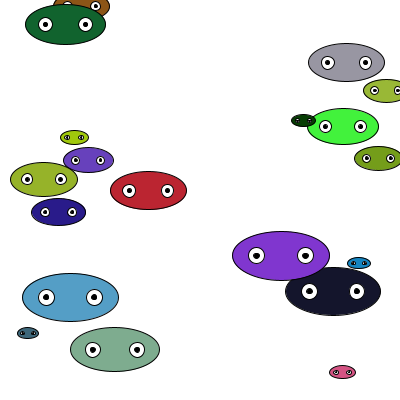
Frame 1 (no input)
Frame 60 (the mouse pressed at the canvas centre just before this capture): identical to frame 1, image omitted
Frame 120 (the mouse held since frame 60 and released just before this capture): identical to frame 1, image omitted

The Processing sketch that drew this single still picture (run headless with seeded random() and noise(); from frame 60 on, the mouse is pressed at the canvas centre):

// Processing sketch: processing_126717
// ── processing_126717.pde

class Coisa {
  float xpos,ypos,h;
  color cor;

  Coisa(float x, float y, float alt, color c){
    xpos = x; ypos = y; cor = c; h = alt;
  }

  void desenha(){
    fill(cor);
    ellipse(xpos,ypos,h*2,h);
    fill(255);
    ellipse(xpos-h/2,ypos,h/3,h/3);
    ellipse(xpos+h/2,ypos,h/3,h/3);
    fill(0);
    ellipse(xpos-h/2,ypos,h/9,h/9);
    ellipse(xpos+h/2,ypos,h/9,h/9);
  }
  void olhos(){
    fill(255);
    ellipse(xpos-h/2,ypos,2*h/3,2*h/3);
    ellipse(xpos+h/2,ypos,2*h/3,2*h/3);
    fill(0);
    ellipse(xpos-h/2,ypos,2*h/9,2*h/9);
    ellipse(xpos+h/2,ypos,2*h/9,2*h/9);
  }
  void lingua(){
    fill(255,0,0);
    ellipse(xpos,ypos+h/2,2*h/3/3,2*h/3/2);
  }
};

Coisa[] arrayCoisas = new Coisa[20];
float[][] pos = new float[20][2];
float[] alt = new float[20];
//float d;

void setup(){
  size(400,400);
  for(int i = 0; i <20; i++){
    alt[i] = random(10,50);
    color cor = color(random(0,255),random(0,255),random(0,255));
    pos[i][0] = random(0,400);
    pos[i][1] = random(0,400);
    arrayCoisas[i] = new Coisa(pos[i][0],pos[i][1],alt[i],cor);
  }
}

void draw(){
  background(255);
    if (mousePressed==true){
      for(int i = 0; i< 20; i++){
        arrayCoisas[i].desenha();
        float d = dist(pos[i][0],pos[i][1],mouseX,mouseY);
          if (d < alt[i]){
            arrayCoisas[i].lingua();
            arrayCoisas[i].desenha();
            arrayCoisas[i].olhos();
          }
        }
  } else {
    for(int i = 0; i <20; i++){
      arrayCoisas[i].desenha();
    }
  }
}
